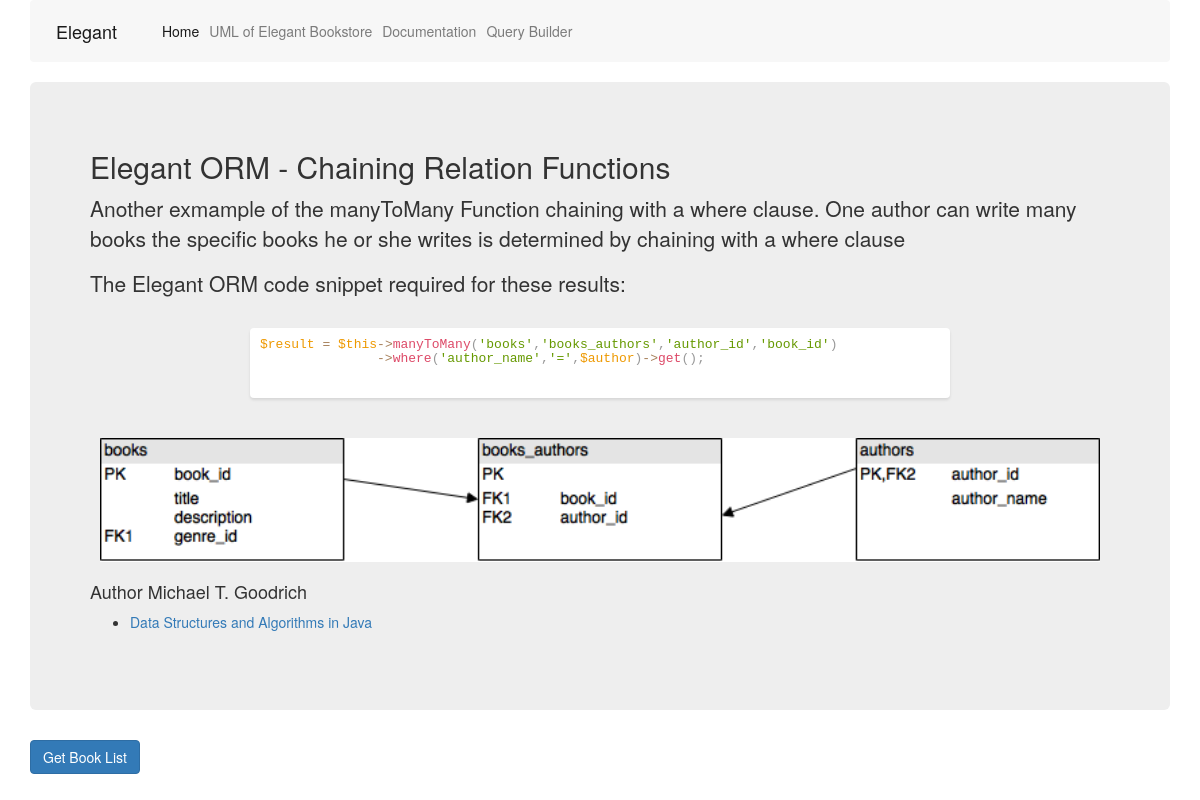
The page /index.php?author=Michael T. Goodrich on the database its author committed.
### tables this page shows
CREATE TABLE `books_authors` (
  `book_id` int(9) NOT NULL,
  `author_id` int(9) NOT NULL
);

CREATE TABLE `authors` (
  `author_id` int(9) NOT NULL,
  `author_name` varchar(256) NOT NULL
);

CREATE TABLE `books` (
  `book_id` int(11) NOT NULL,
  `title` varchar(250) NOT NULL,
  `description` text NOT NULL,
  `genre_id` int(9) DEFAULT NULL
);

### index.php (called while the page is built)
<?php
include_once("controller/Controller.php");
$SUPER_CONTROLLER = new Controller();
$SUPER_CONTROLLER->invoke();
?>

### model/Author.php (called while the page is built, shortened)
<?php
include_once("Elegant/Model.php");
class Author extends Model {
	public function __construct()
	{
			$this->table_name = 'authors';
	}
	public function getBooksByAuthor($author)
	{
		 return $result = $this->manyToMany('books','books_authors','author_id','book_id')->where('author_name','=',$author)->get();
	}
}
?>

### Elegant/Database.php (called while the page is built, shortened)
<?php
class Database {
	private $host       ;
	private $user       ;
	private $password   ;
	private $database   ;
	private $connection = null;
	private $stmt = null;
	function __construct()
	{
		$this->host     = DB_HOST;
		$this->user     = DB_USER;
		$this->password = DB_PASS;
		$this->database = DB_NAME;
		$conn = $this->connectDB();
		$this->connection = $conn;
	}
	private function connectDB() {
		 $dsn = 'mysql:host=' . $this->host . ';dbname=' . $this->database. ';charset=utf8';
		$options = array(
		PDO::ATTR_PERSISTENT => false,
		PDO::ATTR_ERRMODE => PDO::ERRMODE_EXCEPTION
		);
        try{
            $this->connection = new PDO($dsn, $this->user, $this->password, $options);
        }
        catch(PDOException $e){
            $this->error = $e->getMessage();
        }
		return $this->connection;
	}
	public function query($query){
		if($this->connection!=null)
    	$this->stmt = $this->connection->prepare($query);
		else
		 return;
	}
	public function execute(){
		if($this->stmt!=null)
		return $this->stmt->execute();
		else
		 return;
	}
	public function resultset(){
		$this->execute();
		return $this->stmt->fetchAll(PDO::FETCH_ASSOC);
	}
	public function rowCount(){
		return $this->stmt->rowCount();
	}
}
?>

### Elegant/Model.php (called while the page is built, shortened)
<?php
include_once("Database.php");
include_once("QueryBuilder.php");
class Model extends Database
{
    private $queryBuilder = NULL;
    public $table_name = NULL;
    function __construct()
    {
        $this->queryBuilder = new QueryBuilder($this->table_name);
    }
    public function where ($col_name, $arg2, $arg3 )
    {
        $this->queryBuilder->where($col_name, $arg2, $arg3);
        return $this;
    }
	public function manyToMany($table_name,$junction_table,$this_primary_key,$primary_key)
    {
        $this->checkTableExist($table_name);
        $this->checkTableExist($junction_table);
        $this->queryBuilder->manyToMany($table_name,$junction_table,$this_primary_key,$primary_key);
        return $this;
    }
    public function get($cols = NULL)
    {
        $this->checkTableExist();
        $q = $this->queryBuilder->get($cols);
        $this->query($q);
        return $this->resultset();
    }
    private function checkTableExist ($table_name = NULL)
    {
        $tableExists = $this->checkTableExistHelper($table_name);
    }
    private function checkTableExistHelper ($table_name)
    {
        if ($table_name == NULL)
        {
            $this->query("SHOW TABLES LIKE '".$this->table_name."'");
        }
        else
        {
            $this->query("SHOW TABLES LIKE '".$table_name."'");
        }
        $result = $this->execute();
        return $this->rowCount($result) > 0;
    }
}
?>

### Elegant/QueryBuilder.php (called while the page is built, shortened)
<?php
class QueryBuilder
{
    private $hasWhereClause;
    private $isManyToMany;
    private $isOneToOne;
    private $isOneToMany;
    private $query;
    private $table_name;
    function __construct ($models_table_name)
    {
        $this->table_name = $models_table_name;
    }
    public function where ( $col_name, $arg2, $arg3 )
    {
        if ( ! $this->hasWhereClause )
        {
            if ($this->query == '')
            {
                $this->query =" WHERE ".$col_name.$arg2."'".$arg3."'";
            }
            else
            {
                $this->query .=" WHERE ".$col_name.$arg2."'".$arg3."'";
            }
        }
        else
        {
             $this->query .=" AND ".$col_name.$arg2."'".$arg3."'";
        }
        $this->hasWhereClause = TRUE;
        return $this;
    }
	public function manyToMany ( $table_name, $junction_table, $this_primary_key, $primary_key)
    {
        $this->isManyToMany = TRUE;
        if($this->query == '')
        {
            $this->query = $this->table_name." JOIN ".$junction_table." ON (".$this->table_name.".".$this_primary_key."=".$junction_table.".".$this_primary_key.") JOIN ". $table_name." ON (".$junction_table.".".$primary_key."=".$table_name.".".$primary_key.")";
        }
        else
        {
             $this->query .= " JOIN ".$junction_table." ON (".$this->table_name.".".$this_primary_key."=".$junction_table.".".$this_primary_key.") JOIN ". $table_name." ON (".$junction_table.".".$primary_key."=".$table_name.".".$primary_key.")";
        }
        return $this;
    }
    public function get ($cols = NULL)
    {
        $final_query = 'SELECT ';
        if ($cols == null)
        {
            if ($this->isOneToOne || $this->isOneToMany || $this->isManyToMany)
            {
                $final_query .= "* FROM ";
            }
            else
            {
                $final_query .= "* FROM ".$this->table_name;
            }
        }
        if ($this->query !== '')
        {
            $final_query .= $this->query;
            return $final_query;
        }
        else
        {
            $this->resetProperties();
            return $final_query;
        }
    }
    private function resetProperties()
    {
        $this->hasWhereClause = FALSE;
        $this->isManyToMany   = FALSE;
        $this->isOneToOne     = FALSE;
        $this->isOneToMany    = FALSE;
        $this->query          = '';
    }
}
?>

### view/pages/authorsbooks.php (the view, shortened to what this page needs)
<div class="jumbotron">
<h2> Elegant ORM - Chaining Relation Functions</h2>
<p> Another exmample of the manyToMany Function chaining with a where clause.  One author can write many books  the specific books he or she writes is determined by chaining with a where clause</p>
<p> The Elegant ORM code snippet required for these results: </p>
<div style="height: 5em; margin-bottom:10px;" class="code-window animate fade-in">
<div style="height: 5em;" class="code-editor CodeFlask"><div style="height: 5em;" class="CodeFlask__textarea"></div>
<pre class="CodeFlask__pre  language-php"><code class="CodeFlask__code  language-php"><span class="token variable">$result</span> <span class="token operator">=</span> <span class="token variable">$this</span><span class="token operator">-</span><span class="token operator">&gt;</span><span class="token function">manyToMany</span><span class="token punctuation">(</span><span class="token string">'books'</span><span class="token punctuation">,</span><span class="token string">'books_authors'</span><span class="token punctuation">,</span><span class="token string">'author_id'</span><span class="token punctuation">,</span><span class="token string">'book_id'</span><span class="token punctuation">)</span>
	       <span class="token operator">-</span><span class="token operator">&gt;</span><span class="token function">where</span><span class="token punctuation">(</span><span class="token string">'author_name'</span><span class="token punctuation">,</span><span class="token string">'='</span><span class="token punctuation">,</span><span class="token variable">$author</span><span class="token punctuation">)</span><span class="token operator">-</span><span class="token operator">&gt;</span><span class="token function">get</span><span class="token punctuation">(</span><span class="token punctuation">)</span><span class="token punctuation">;</span>
</code></pre>
</div>
</div>
<img class="relationsImage" src="assets/images/ManyToMany.png"></img>
<?php
	echo '<h4> Author '. $books_by_author[0]['author_name']. '</h4>';
?>
	<ul>
<?php
	foreach ($books_by_author as $book_by_author )
	{
?>
		<li> <?php echo '<a href="index.php?book='.$book_by_author['title'].'">'.$book_by_author['title'].'</a>'; ?> </li>
<?php
	}
?>
	</ul>
	<br>
</div>

### assets/css/codeflaskstyle.css (style rules this page uses)
@media only screen and (min-width: 740px) { .container, .container-full { width: 720px; } }
@media only screen and (min-width: 980px) { .container, .container-full { width: 960px; } }
@media only screen and (min-width: 1140px) { .container, .container-full { width: 1120px; } }
.code-window { max-width: 700px; height: 380px; border-radius: 4px; background: #fff; margin: 3rem auto -5rem; box-shadow: 0 2px 3px rgba(0, 0, 0, 0.1); overflow: hidden; }
.code-window .code-editor { position: relative; height: 340px; color: #444; }
.animate { -webkit-animation-duration: 1s; animation-duration: 1s; -webkit-animation-fill-mode: both; animation-fill-mode: both; }
.fade-in { -webkit-animation-name: fadeIn; animation-name: fadeIn; }

### assets/css/codeflask.css (style rules this page uses)
.CodeFlask { position:relative; overflow:hidden; }
.CodeFlask__textarea, .CodeFlask__pre { box-sizing:border-box; position:absolute; top:0; left:0; width:100%; padding:1rem; border:none; font-family: monospace; font-size:13px; background:transparent; white-space:pre-wrap; line-height:1.5em; word-wrap: break-word; }
.CodeFlask__textarea { border:none; background:transparent; outline:none; resize:none; opacity:0.4; margin:0; z-index:1; height:100%; }
.CodeFlask__pre { z-index:2; overflow-y:auto; margin:0; }
.CodeFlask__code { font-size:inherit; font-family:inherit; color:inherit; display:block; }

### assets/css/prism.css (style rules this page uses)
code, pre, textarea { line-height:1.4rem !important; }
.token.punctuation { color: #999; }
.token.selector, .token.attr-name, .token.string, .token.char, .token.builtin, .token.inserted { color: #690; }
.token.operator, .token.entity, .token.url, .language-css .token.string, .style .token.string { color: #a67f59; }
.token.function { color: #DD4A68; }
.token.regex, .token.important, .token.variable { color: #e90; }

### assets/css/style.css (style rules this page uses)
.relationsImage { width:100%; padding:10px; }

### rows shown on the page
books_authors: author.author_name "Michael T. Goodrich", book.title "Data Structures and Algorithms in Java"
